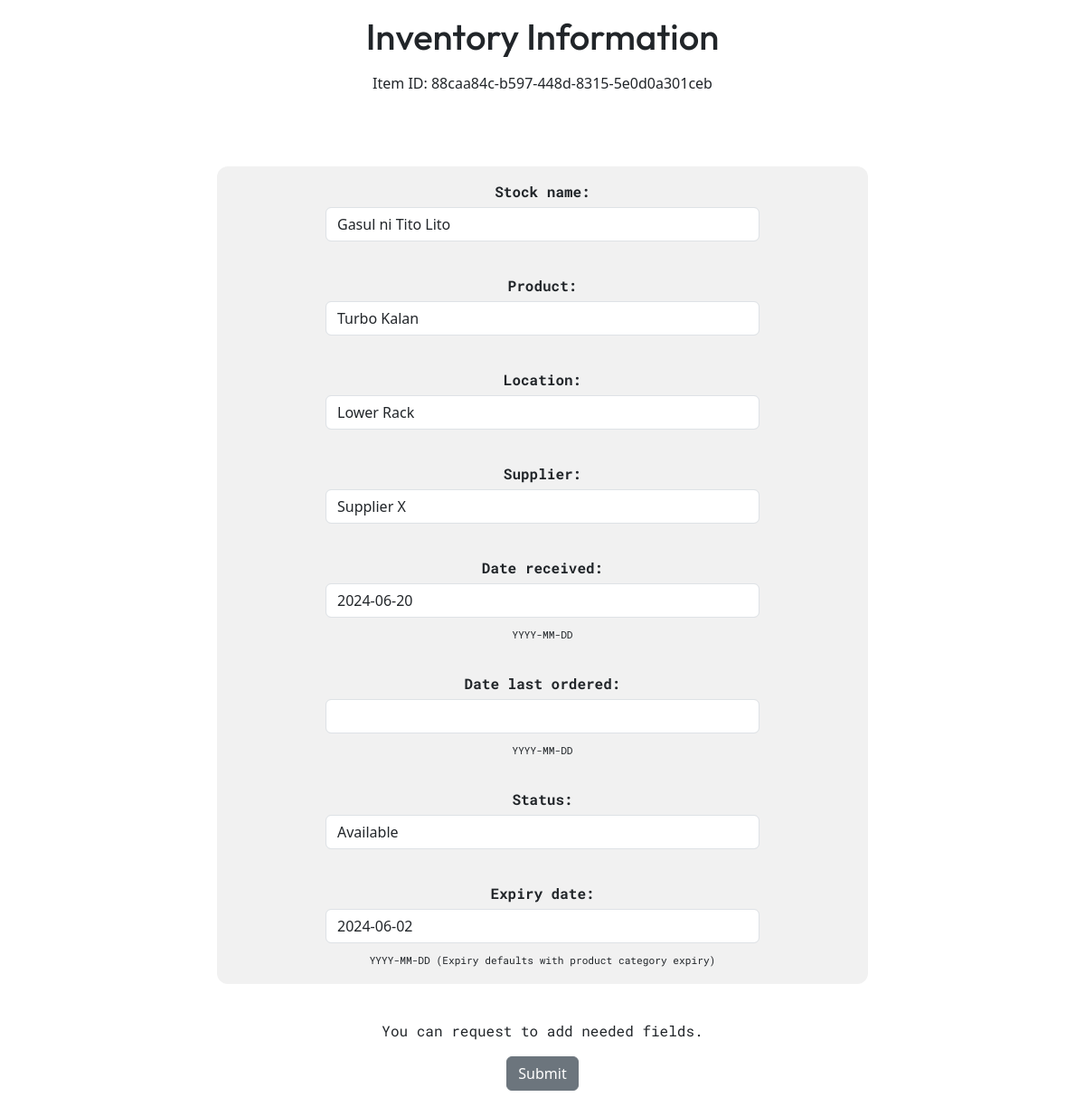
The page /inventory/manage/edit/88caa84cb597448d83155e0d0a301ceb on the database as committed earlier.
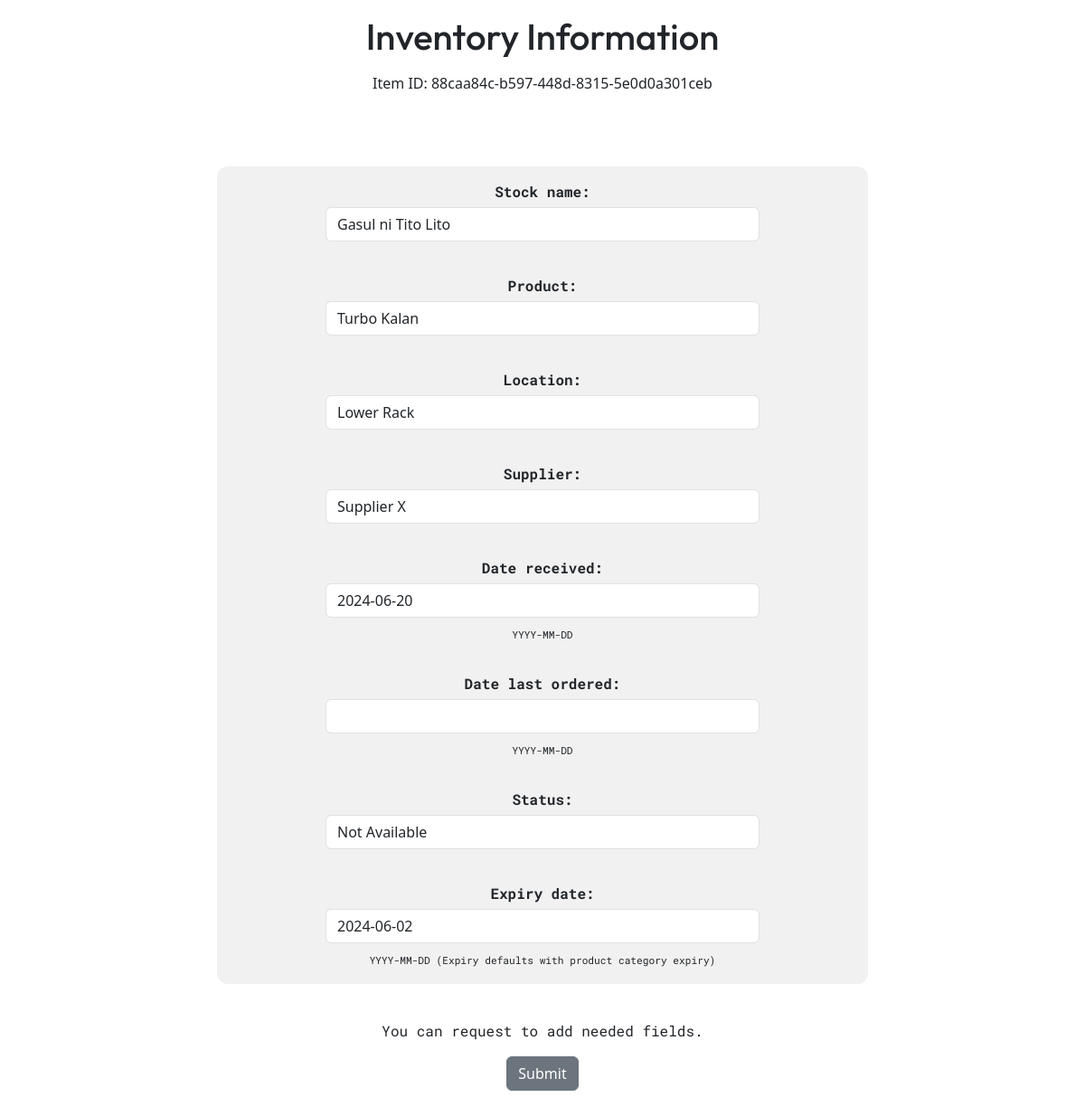
The same page on the database as committed later.
### home/models.py (models this page shows, shortened)
class Stock(models.Model):
    id = models.UUIDField(primary_key=True, default=uuid.uuid4, editable=False)
    stock_name = models.CharField(max_length=255, default=random_string(["Gasul X","Wonder Gasul","Awesome Gasul","Gasul na Cool","Oh my Gas","Gas Gas Gas!"]))
    product = models.ForeignKey(Product, related_name="stocks", on_delete=models.SET_NULL, null=True)
    location = models.CharField(max_length=255)
    supplier = models.ForeignKey(Supplier, on_delete=models.SET_NULL, null=True)
    date_received = models.DateField(default=timezone.now, editable=True,help_text="YYYY-MM-DD")
    date_last_ordered = models.DateField(null=True, blank=True, help_text="YYYY-MM-DD")
    status = models.CharField(max_length=50, choices=[('available', 'Available'), ('not_available','Not Available'), ('phased_out', 'Phased Out')])
    expiry_date = models.DateField(null=True, blank=True, help_text="YYYY-MM-DD (Expiry defaults with product category expiry)")

### inventory/views.py (the view)
# urls.py: path('inventory/manage/edit/<item_id>', ivw.show_stock_data, name='inventory-item'),
def show_stock_data(request, item_id):
    var = {}
    submitted = False
    formID = request.GET.get('formID', 'default')
    item = get_object_or_404(Stock, pk=item_id)
    if request.method == "POST":
        form = forms.StockForms(request.POST, instance=item)
        if form.is_valid():
            form.save()
            messages.success(request,"Inventory Successfully Updated")
            return HttpResponseRedirect('/inventory/dashboard?success=True')
    else:
        form = forms.StockForms(instance=item)
        if "submitted" in request.GET:
            submitted = True
    var['formID'] = formID
    var['form'] = form
    var['submitted'] = submitted
    var['item'] = item
    return render(request, 'blocks/view_item_forms.html',var)

### inventory/forms.py
class StockForms(ModelForm):
    class Meta:
        model = Stock
        fields = "__all__"
    def __init__(self, *args, **kwargs):
        super(StockForms, self).__init__(*args, **kwargs)
        for field in self.fields.values():
            field.widget.attrs.update({'class': 'form-control','cols':'60'})

### home/models.py (called while the page is built)
    def __str__(self):
        return self.product_name

    def __str__(self):
        return self.name

### inventory/templates/blocks/view_item_forms.html (shortened to what this page needs)
{% extends "inventory/view_inventory_item.html"%}
{% block view_attrs %}
{% include "chunks/stocks_forms.html" %}
{% endblock %}

### inventory/templates/chunks/stocks_forms.html (shortened to what this page needs)
<center>
    <h1>
        Inventory Information
    </h1>
    <p>Item ID: {{ item.id }}</p>
    <form action="" method=POST>
        <div class="form_style">
            {{ form.as_p }}
        </div>
        <p>You can request to add needed fields.</p>
        <input type="submit" value="Submit" class="btn btn-secondary">
    </form>
</center>

Rows that differ between the two databases and show on the page:
changed Stock "88caa84c-b597-448d-8315-5e0d0a301ceb": status "Available" → "Not Available"
